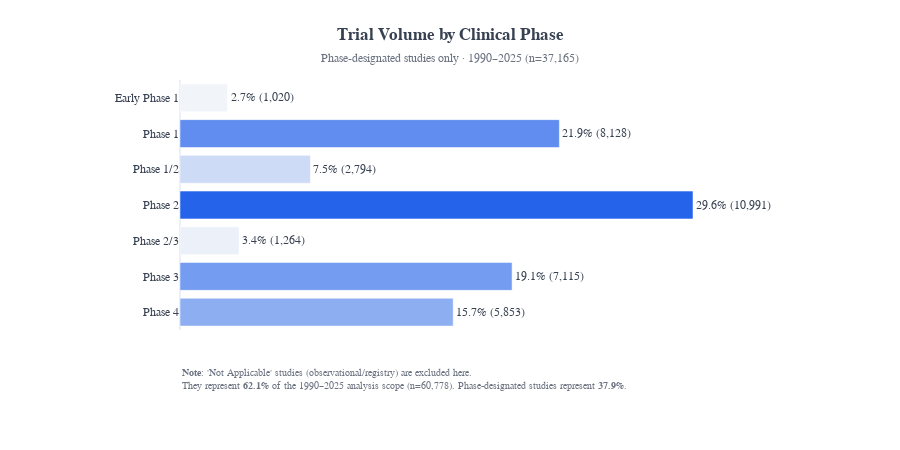

Source (notebook cell):
### Markdown cell above
## 1.1 Distribution by Phase

How are trials distributed across clinical development phases?

### Code cell
# ============================================================
# 1.1 Distribution by Phase
# ============================================================

# Aggregate by phase (one row per phase group)
phase_dist = (
    df_study
    .groupby(["phase_group", "phase_order"], as_index=False)
    .size()
    .rename(columns={"size": "trial_count"})
    .sort_values("phase_order")
)

# Split into buckets for interpretation
na_count = int(phase_dist.loc[phase_dist["phase_group"] == "Not Applicable", "trial_count"].sum())
other_count = int(phase_dist.loc[phase_dist["phase_group"] == "Other", "trial_count"].sum())
phase_designated = phase_dist[~phase_dist["phase_group"].isin(["Not Applicable", "Other"])].copy()

phase_designated_total = int(phase_designated["trial_count"].sum())

# Sanity check: totals should reconcile
assert na_count + other_count + phase_designated_total == n_studies, (
    f"Phase totals do not reconcile: designated={phase_designated_total:,}, "
    f"NA={na_count:,}, Other={other_count:,}, n_studies={n_studies:,}"
)

na_pct = round(na_count / n_studies * 100, 1) if n_studies else 0.0
designated_pct = round(phase_designated_total / n_studies * 100, 1) if n_studies else 0.0

# Create chart (phase-designated only, in clinical phase order)
fig_phase = create_horizontal_bar_chart(
    data=phase_designated,
    value_col="trial_count",
    label_col="phase_group",
    title="Trial Volume by Clinical Phase",
    subtitle=f"Phase-designated studies only · {min_year}–{max_year} (n={phase_designated_total:,})",
    note=(
        f"<b>Note</b>: 'Not Applicable' studies (observational/registry) are excluded here.<br>"
        f"They represent <b>{na_pct}%</b> of the {min_year}–{max_year} analysis scope (n={na_count:,}). "
        f"Phase-designated studies represent <b>{designated_pct}%</b>."
    ),
    order_by_value=False,  # Keep clinical phase order
    total_for_pct=phase_designated_total,  # % within phase-designated only
)

fig_phase.show()

### Figure 1 — Plotly figure (JSON) as saved in the notebook; plotly's stock layout.template omitted (floating-point values rounded to 4 significant figures)
{"data": [{"cliponaxis": false, "hovertemplate": "<b>%{y}</b><br>Trials: %{x:,}<extra></extra>", "marker": {"color": ["rgb(241, 245, 249)", "rgb(96, 141, 239)", "rgb(205, 219, 247)", "rgb(37, 99, 235)", "rgb(236, 241, 249)", "rgb(116, 156, 240)", "rgb(142, 174, 242)"]}, "orientation": "h", "text": ["2.7% (1,020)", "21.9% (8,128)", "7.5% (2,794)", "29.6% (10,991)", "3.4% (1,264)", "19.1% (7,115)", "15.7% (5,853)"], "textposition": "outside", "type": "bar", "x": [1020, 8128, 2794, 10991, 1264, 7115, 5853], "y": ["Early Phase 1", "Phase 1", "Phase 1/2", "Phase 2", "Phase 2/3", "Phase 3", "Phase 4"]}], "layout": {"annotations": [{"align": "left", "font": {"color": "#6b7280", "family": "Arial", "size": 10}, "showarrow": false, "text": "<b>Note</b>: 'Not Applicable' studies (observational/registry) are excluded here.<br>They represent <b>62.1%</b> of the 1990–2025 analysis scope (n=60,778). Phase-designated studies represent <b>37.9%</b>.", "x": 0, "xref": "paper", "y": -0.25, "yref": "paper"}], "bargap": 0.22, "font": {"color": "#374151", "family": "Arial"}, "height": 450, "margin": {"b": 120, "l": 180, "r": 180, "t": 80}, "title": {"text": "<b>Trial Volume by Clinical Phase</b><br><span style='font-size:12px; color:#6b7280'>Phase-designated studies only · 1990–2025 (n=37,165)</span>", "x": 0.5, "xanchor": "center"}, "xaxis": {"rangemode": "tozero", "showgrid": false, "showticklabels": false, "title": {}}, "yaxis": {"autorange": "reversed", "tickfont": {"size": 12}, "title": {}}}}
